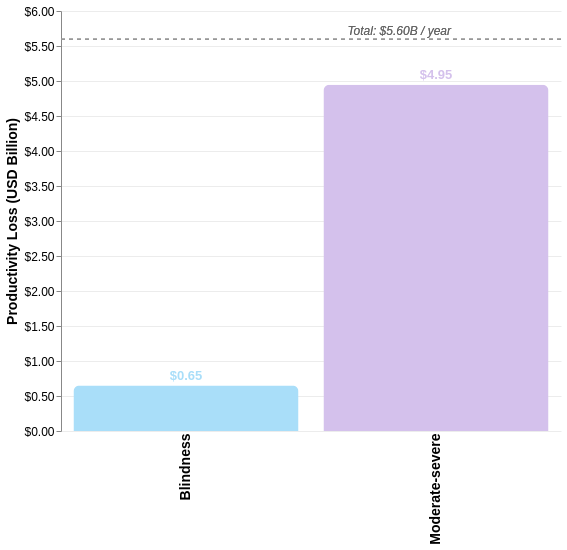

Write a Vega-Lite specification for this figure.
### Vega-Lite specification from a JSON file in a GitHub repository (floating-point values rounded to 4 significant figures)
{"$schema": "https://vega.github.io/schema/vega-lite/v5.json", "width": 500, "height": 420, "data": {"values": [{"Category": "Blindness", "Value": 650000000}, {"Category": "Moderate-severe", "Value": 4947000000}]}, "transform": [{"calculate": "datum.Value / 1000000000", "as": "ValueB"}], "layer": [{"mark": {"type": "bar", "cornerRadiusTopLeft": 6, "cornerRadiusTopRight": 6}, "encoding": {"x": {"field": "Category", "type": "nominal", "axis": {"title": null, "labelFontSize": 14, "labelFontWeight": "bold", "domain": false, "ticks": false}}, "y": {"field": "ValueB", "type": "quantitative", "axis": {"title": "Productivity Loss (USD Billion)", "titleFontSize": 14, "labelFontSize": 12, "gridColor": "#ececec", "format": "$,.2f"}}, "color": {"field": "Category", "type": "nominal", "scale": {"domain": ["Blindness", "Moderate-severe"], "range": ["#a9def9", "#d4c1ec"]}, "legend": null}, "tooltip": [{"field": "Category", "type": "nominal", "title": "Severity"}, {"field": "ValueB", "type": "quantitative", "title": "Loss (USD Billion)", "format": "$,.2f"}]}}, {"mark": {"type": "text", "dy": -10, "fontSize": 13, "fontWeight": "bold"}, "encoding": {"x": {"field": "Category", "type": "nominal"}, "y": {"field": "ValueB", "type": "quantitative"}, "text": {"field": "ValueB", "type": "quantitative", "format": "$,.2f"}, "color": {"field": "Category", "type": "nominal", "scale": {"domain": ["Blindness", "Moderate-severe"], "range": ["#a9def9", "#d4c1ec"]}, "legend": null}}}, {"mark": {"type": "rule", "strokeDash": [4, 4], "color": "#999", "strokeWidth": 1.5}, "encoding": {"y": {"datum": 5.597}}}, {"mark": {"type": "text", "align": "right", "dx": -10, "dy": -8, "fontSize": 12, "fontStyle": "italic", "color": "#666"}, "encoding": {"x": {"value": 400}, "y": {"datum": 5.597}, "text": {"value": "Total: $5.60B / year"}}}], "config": {"background": "white", "view": {"stroke": null}}}
